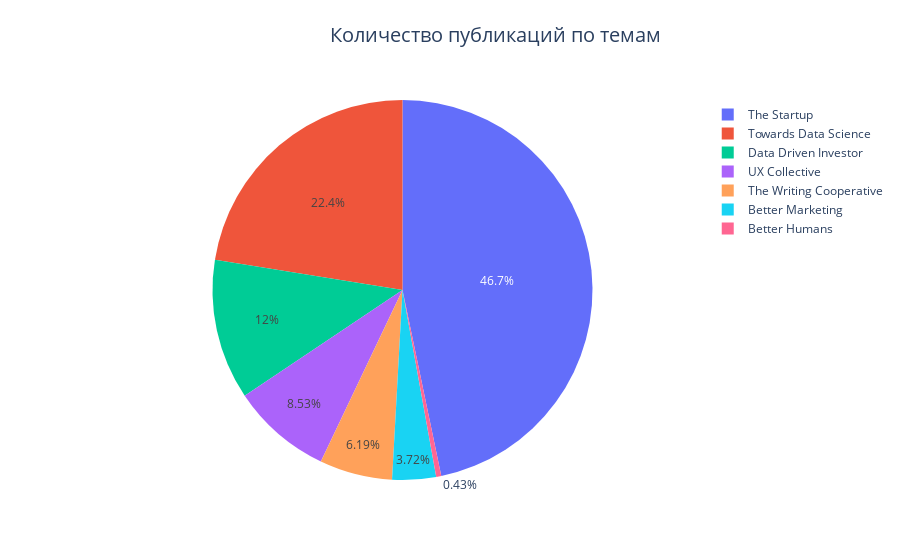

The code cell stored with this chart in its notebook:
### Code cell
# 3.1.
sir: pd.Series = df.publication.value_counts()
publications = []
counts = []
for x, y in sir.items():
    publications.append(x)
    counts.append(y)
fig = go.Figure(
    data=go.Pie(
        labels=publications,
        values=counts,
    )
)

fig.update_layout(
    title='Количество публикаций по публицистам', title_font_size=20, title_x=0.55, title_y=0.95,
)
fig.show()

### Figure 1 — Plotly figure (JSON) as saved in the notebook; plotly's stock layout.template omitted (floating-point values rounded to 4 significant figures)
{"data": [{"labels": ["The Startup", "Towards Data Science", "Data Driven Investor", "UX Collective", "The Writing Cooperative", "Better Marketing", "Better Humans"], "values": [3041, 1461, 778, 555, 403, 242, 28], "type": "pie"}], "layout": {"title": {"text": "Количество публикаций по темам", "font": {"size": 20}, "x": 0.55, "y": 0.95}}}
